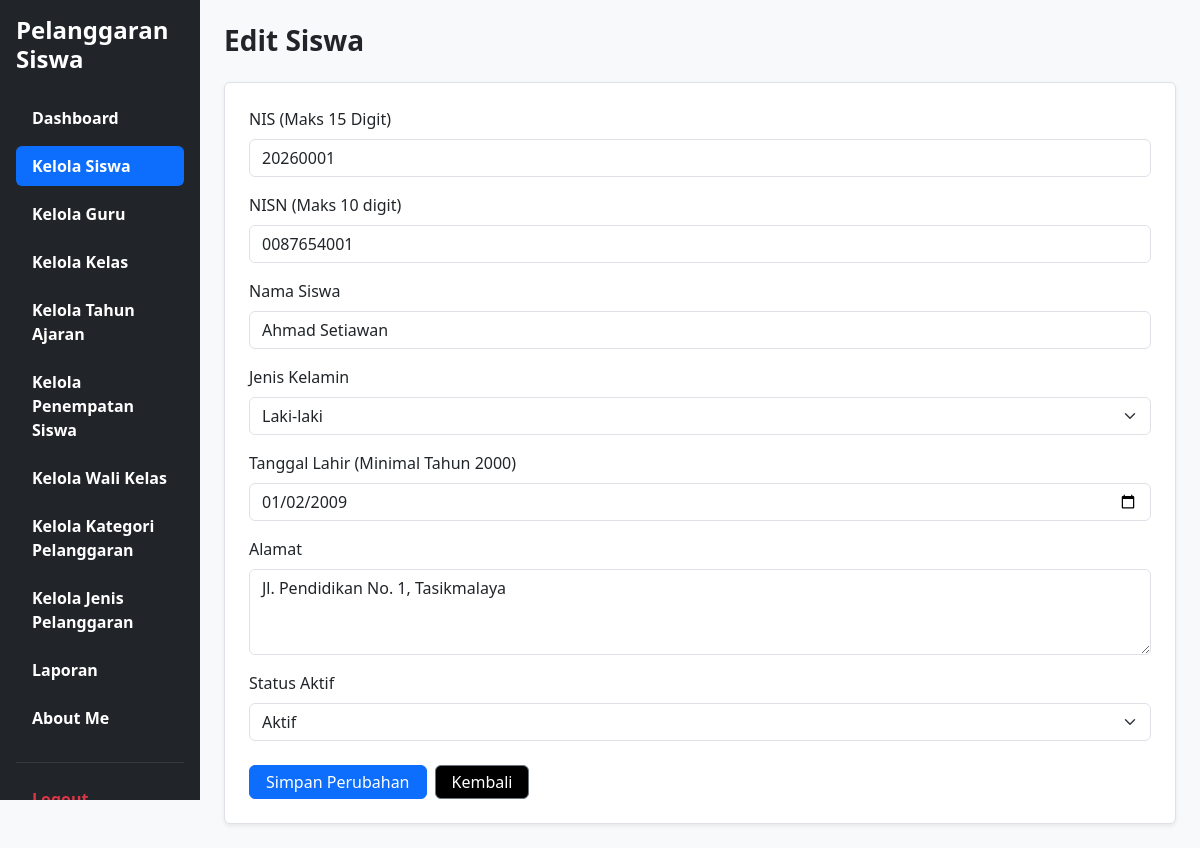
Before: /edit_siswa.php?id=1 with the older database file.
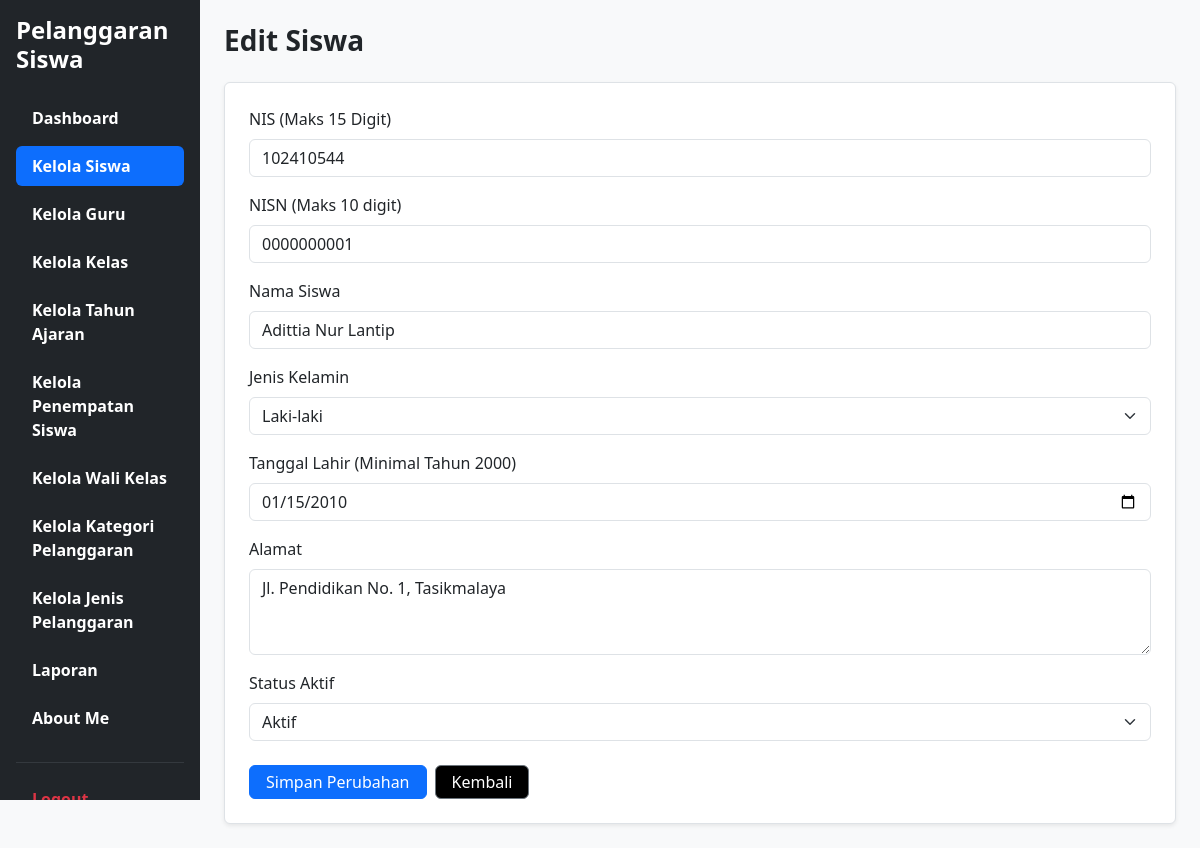
After: the same page with the newer database file.
### tables this page shows
CREATE TABLE `t_siswa` (
  `id` int(11) NOT NULL,
  `nis` varchar(30) DEFAULT NULL,
  `nisn` varchar(20) NOT NULL,
  `nama` varchar(150) DEFAULT NULL,
  `jenis_kelamin` char(1) NOT NULL,
  `tanggal_lahir` date NOT NULL,
  `alamat` text NOT NULL,
  `status_aktif` tinyint(1) NOT NULL,
  `created_at` timestamp NOT NULL DEFAULT current_timestamp(),
  `updated_at` timestamp NOT NULL DEFAULT current_timestamp()
);

### edit_siswa.php (the view, shortened to what the changed rows need)
<?php
$koneksi = new mysqli("localhost", "root", "", "db_ukk_2026");
$koneksi->set_charset("utf8mb4");
$id = isset($_GET['id']) ? (int) $_GET['id'] : 0;
$stmt = $koneksi->prepare("SELECT * FROM t_siswa WHERE id = ?");
$stmt->bind_param("i", $id);
$stmt->execute();
$result = $stmt->get_result();
$siswa = $result->fetch_assoc();
$nis = $siswa['nis'];
$nisn = $siswa['nisn'];
$nama = $siswa['nama'];
$jenis_kelamin = $siswa['jenis_kelamin'];
$tanggal_lahir = $siswa['tanggal_lahir'];
$alamat = $siswa['alamat'];
$status_aktif = (string) $siswa['status_aktif'];
function e($data) {
    return htmlspecialchars((string) ($data ?? ""), ENT_QUOTES, "UTF-8");
}
?>
<!DOCTYPE html>
<html lang="id">
<head>
    <link href="https://cdn.jsdelivr.net/npm/bootstrap@5.3.8/dist/css/bootstrap.min.css" rel="stylesheet">
</head>
<body class="bg-light">
<div class="container-fluid">
    <div class="row">
        <main class="col-md-9 col-lg-10 p-4">
            <div class="card shadow-sm border" style="background-color: #ffffff; border-color: #dee2e6 !important;">
                <div class="card-body p-4">
                    <form method="POST" action="edit_siswa.php?id=<?= $id ?>">
                        <div class="mb-3">
                            <label class="form-label">NIS (Maks 15 Digit)</label>
                            <input
                                type="text"
                                name="nis"
                                class="form-control"
                                maxlength="15"
                                inputmode="numeric"
                                oninput="this.value = this.value.replace(/[^0-9]/g, '')"
                                value="<?= e($nis) ?>"
                                required
                            >
                        </div>
                        <div class="mb-3">
                            <label class="form-label">NISN (Maks 10 digit)</label>
                            <input
                                type="text"
                                name="nisn"
                                class="form-control"
                                placeholder="Masukkan NISN (maksimal 10 digit)"
                                maxlength="10"
                                inputmode="numeric"
                                oninput="this.value = this.value.replace(/[^0-9]/g, '')"
                                value="<?= e($nisn) ?>"
                            >
                        </div>
                        <div class="mb-3">
                            <label class="form-label">Nama Siswa</label>
                            <input
                                type="text"
                                name="nama"
                                class="form-control"
                                value="<?= e($nama) ?>"
                                required
                            >
                        </div>
                        <div class="mb-3">
                            <label class="form-label">Jenis Kelamin</label>
                            <select name="jenis_kelamin" class="form-select" required>
                                <option value="L" <?= $jenis_kelamin === "L" ? "selected" : "" ?>>Laki-laki</option>
                            </select>
                        </div>
                        <div class="mb-3">
                            <label class="form-label">Tanggal Lahir (Minimal Tahun 2000)</label>
                            <input
                                type="date"
                                name="tanggal_lahir"
                                class="form-control"
                                min="2000-01-01"
                                value="<?= e($tanggal_lahir) ?>"
                            >
                        </div>
                        <div class="mb-3">
                            <label class="form-label">Alamat</label>
                            <textarea
                                name="alamat"
                                class="form-control"
                                rows="3"
                            ><?= e($alamat) ?></textarea>
                        </div>
                        <div class="mb-3">
                            <label class="form-label">Status Aktif</label>
                            <select name="status_aktif" class="form-select" required>
                                <option value="1" <?= $status_aktif === "1" ? "selected" : "" ?>>Aktif</option>
                            </select>
                        </div>
                    </form>
                </div>
            </div>
        </main>
    </div>
</div>
</body>
</html>

Changed rows visible on the page:
changed t_siswa "Laki-laki": nis "20260001" → "102410544"; nisn "0087654001" → "0000000001"; nama "Ahmad Setiawan" → "Adittia Nur Lantip"; tanggal_lahir "01/02/2009" → "01/15/2010"
